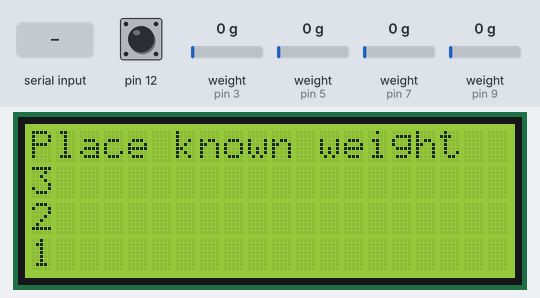
A program run on a simulated Arduino Uno, built with avr-gcc and run on an emulated ATmega328P. Parts: 20×4 character LCD. Inputs (shaded band) come from the test bench; at power-on: weight on the scale (sensors on pin 3, pin 5, pin 7, pin 9) 0 g, pin 12 HIGH. EEPROM starts erased; what the program prints to the serial monitor is not drawn.

Above: at 14.8 s.
18.1 s: "90,45\n" received over Serial
At 23.5 s:
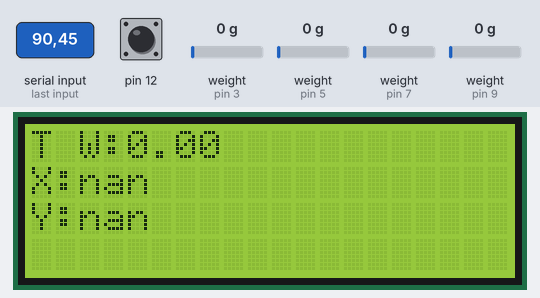
23.8 s: weight on the scale (sensor on pin 3) set to 100 g
At 27.6 s:
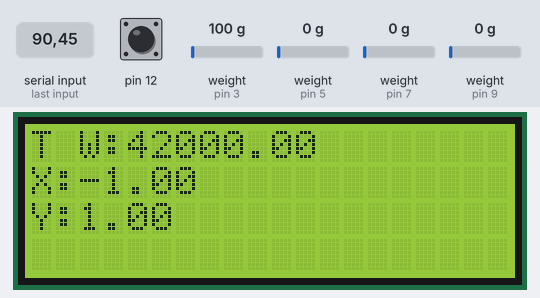
27.9 s: weight on the scale (sensor on pin 5) set to 100 g
At 30.9 s:
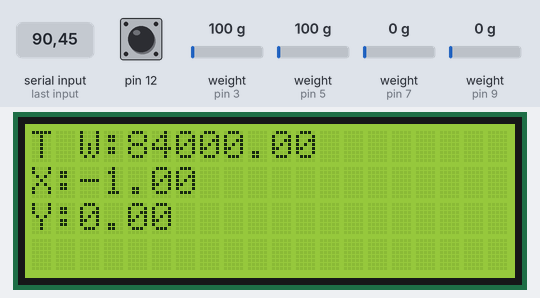
32.0 s: weight on the scale (sensor on pin 7) set to 100 g
At 33.7 s:
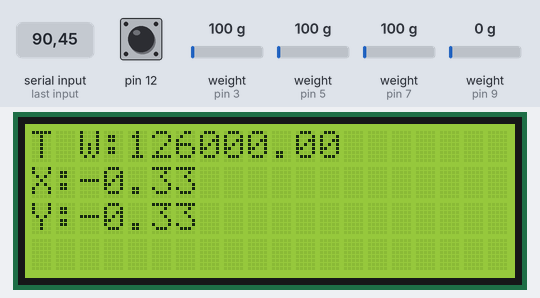
34.0 s: weight on the scale (sensor on pin 9) set to 100 g
At 35.4 s:
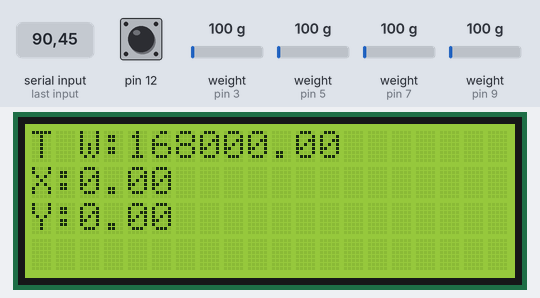
36.0 s: weight on the scale (sensor on pin 3) set to 1250 g
At 39.8 s:
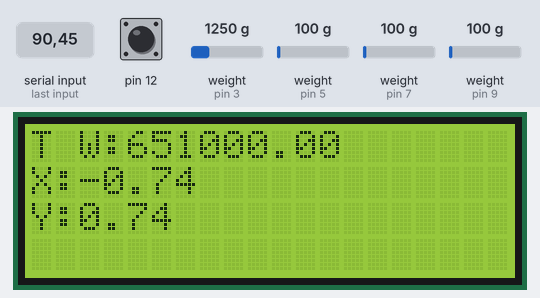
Timing chart, 0 to 41.1 s (numbered marks = the images above; inputs shaded):
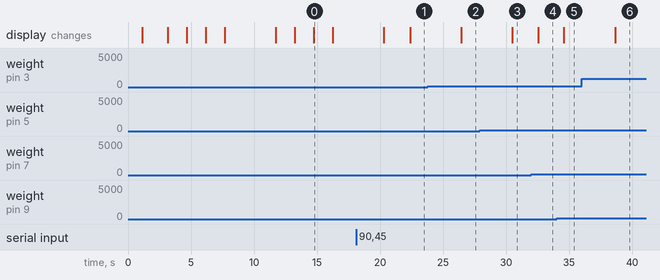

Measured:
- after the input at 18.1 s, the display: first differs from a run without the input after 4.3 s (image 1)
- after the input at 23.8 s, the display: changes after 2.6 s (image 2)
- after the input at 27.9 s, the display: changes after 2.6 s (image 3)
- after the input at 32.0 s, the display: changes after 0.54 s (image 4)
- after the input at 34.0 s, the display: changes after 0.58 s (image 5)
- after the input at 36.0 s, the display: changes after 2.6 s (image 6)
- what the display in image 0 shows lasts 1.5 s, from 14.7 s to 16.2 s

The program:

main.cpp
```cpp
#include "HX711.h"
#include "LiquidCrystal_I2C.h"
#include <EEPROM.h>

/**
 * An example useage of the HX711 librabry https://github.com/bogde/HX711/blob/master/examples/HX711_full_example/HX711_full_example.ino
 * Screen example https://github.com/johnrickman/LiquidCrystal_I2C/blob/master/examples/HelloWorld/HelloWorld.pde
 */

LiquidCrystal_I2C lcd(0x27,20,4);  // set the LCD address to 0x27 for a 16 chars and 2 line display
HX711 C1_scale;
HX711 C2_scale;
HX711 C3_scale;
HX711 C4_scale;

// HX711 circuit wiring, the 8 HX711 data pins can use an digitial pin
const int C1_LOADCELL_DOUT_PIN = 3;
const int C1_LOADCELL_SCK_PIN = 2;
const int C2_LOADCELL_DOUT_PIN = 5;
const int C2_LOADCELL_SCK_PIN = 4;
const int C3_LOADCELL_DOUT_PIN = 7;
const int C3_LOADCELL_SCK_PIN = 6;
const int C4_LOADCELL_DOUT_PIN = 9;
const int C4_LOADCELL_SCK_PIN = 8;

float r1;float r2;float r3;float r4;
int cal_mass = 1000;
float C1_reading; float C2_reading;
float C3_reading; float C4_reading;
float total;
bool CALIBRATE;

/**
 * routine to print basic info + tare scales
 */
void startup()
{

    pinMode(12, INPUT_PULLUP);
    CALIBRATE = digitalRead(12);

    lcd.init();
    lcd.backlight();
    lcd.clear();

    lcd.setCursor(0,0);
    lcd.print("--------------------");
    lcd.setCursor(0,3);
    lcd.print("--------------------");
    lcd.setCursor(0,1);
    lcd.print("CL CG finder");
    delay(1000);
    lcd.clear();

    lcd.setCursor(0,0);
    lcd.print("Calibration:");
    CALIBRATE == 1 ? lcd.print("true") : lcd.print("false");
    delay(2000);
    lcd.clear();

    C1_scale.begin(C1_LOADCELL_DOUT_PIN, C1_LOADCELL_SCK_PIN);
    C2_scale.begin(C2_LOADCELL_DOUT_PIN, C2_LOADCELL_SCK_PIN);
    C3_scale.begin(C3_LOADCELL_DOUT_PIN, C3_LOADCELL_SCK_PIN);
    C4_scale.begin(C4_LOADCELL_DOUT_PIN, C4_LOADCELL_SCK_PIN);

    Serial.println("tare start, clear scales");

    lcd.clear();
    lcd.setCursor(0,0);
    lcd.print("Tare: Clear Scales");
    lcd.setCursor(0,1); lcd.print("3"); delay(1500);
    lcd.setCursor(0,2); lcd.print("2"); delay(1500);
    lcd.setCursor(0,3); lcd.print("1"); delay(1500);
    lcd.clear();
    lcd.setCursor(0,0);
    lcd.print("keep clear..");


    C1_scale.get_scale(); C1_scale.tare();
    C2_scale.get_scale(); C2_scale.tare();
    C3_scale.get_scale(); C3_scale.tare();
    C4_scale.get_scale(); C4_scale.tare();
}


/**
 * Routine to get the calibration values for the scales
 */
void calibrate()
{
    Serial.println("place a known cal_mass at the centre of the plate if you want a correct total mass reading");
    Serial.println("place any mass at the centre of the plate otherwise");
    Serial.println("you have 5 seconds");

    lcd.clear();
    lcd.setCursor(0,0);
    lcd.print("Place known weight");
    lcd.setCursor(0,1); lcd.print("3"); delay(1500);
    lcd.setCursor(0,2); lcd.print("2"); delay(1500);
    lcd.setCursor(0,3); lcd.print("1"); delay(1500);
    lcd.clear();

    r1 = C1_scale.get_units(10);
    r2 = C2_scale.get_units(10);
    r3 = C3_scale.get_units(10);
    r4 = C4_scale.get_units(10);

    Serial.println("Enter mass (g) or press enter for unknown mass (you have 20s) :");
    Serial.setTimeout(20000);
    lcd.setCursor(0,0);
    lcd.print("enter mass through");
    lcd.setCursor(0,1);
    lcd.print("serial connection.");
    lcd.setCursor(0,2);
    lcd.print("press enter after");
    lcd.setCursor(0,2);
    lcd.print("number : )");
    String cal_mass_input = Serial.readStringUntil('\n');
    cal_mass = cal_mass_input.toInt();
    if(cal_mass==0) // cal_mass will be 0 if they just pressed enter
        cal_mass = 1000;
    // Store the calibrated value
    EEPROM.put(0, cal_mass);
    EEPROM.put(10, r1);
    EEPROM.put(20, r2);
    EEPROM.put(30, r3);
    EEPROM.put(40, r4);
}

void setup()
{
    Serial.begin(57600);

    startup();

    if(CALIBRATE)
        calibrate();
    else {
        Serial.println("Using stored calibration value");
        Serial.println("Set CALIBRATE to true in code to recal");
        delay(4000);
        lcd.clear();
        lcd.setCursor(0,0);
        lcd.print("Using stored cal val");
        lcd.setCursor(0,2);
        lcd.print("use switch to re-cal");
    }

    // read in the calibrated mass value from EEPROM
    EEPROM.get(0, cal_mass);
    EEPROM.get(10, r1); EEPROM.get(20, r2);
    EEPROM.get(30, r3); EEPROM.get(40, r4);
    Serial.println(cal_mass);

    C1_scale.set_scale(r1 / cal_mass);
    C2_scale.set_scale(r2 / cal_mass);
    C3_scale.set_scale(r3 / cal_mass);
    C4_scale.set_scale(r4 / cal_mass);
}


void loop()
{
    /**
     * Sensor readings and math
     */

    C1_reading = C1_scale.get_units(5);
    C2_reading = C2_scale.get_units(5);
    C3_reading = C3_scale.get_units(5);
    C4_reading = C4_scale.get_units(5);
    total = C1_reading + C2_reading + C3_reading + C4_reading;

    // converting CX_reading to float to do float division.
    // could maybe have this as a float in the first place
    float C1_load = ((float)C1_reading) / total;
    float C2_load = ((float)C2_reading) / total;
    float C3_load = ((float)C3_reading) / total;
    float C4_load = ((float)C4_reading) / total;

    float X = (C4_load + C3_load) / 1 - (C1_load + C2_load) / 1;
    float Y = (C1_load + C4_load) / 1 - (C2_load + C3_load) / 1;

    /**
     * Serial debugging output
     */
    Serial.print("total weight: ");
    Serial.println(total);

    Serial.print("% load C1, C2, C3, C4: ");
    Serial.print(C1_load); Serial.print(",");
    Serial.print(C2_load); Serial.print(",");
    Serial.print(C3_load); Serial.print(",");
    Serial.println(C4_load);

    Serial.print("X: ");
    Serial.println(X);
    Serial.print("Y: ");
    Serial.println(Y);

    Serial.println();

    /**
     * LCD display
     */
    lcd.clear();
    lcd.setCursor(0,0);
    lcd.print("T W:");
    lcd.print(total);

    lcd.setCursor(0,1);
    lcd.print("X:");
    lcd.print(X);

    lcd.setCursor(0,2);
    lcd.print("Y:");
    lcd.print(Y);
}
```
